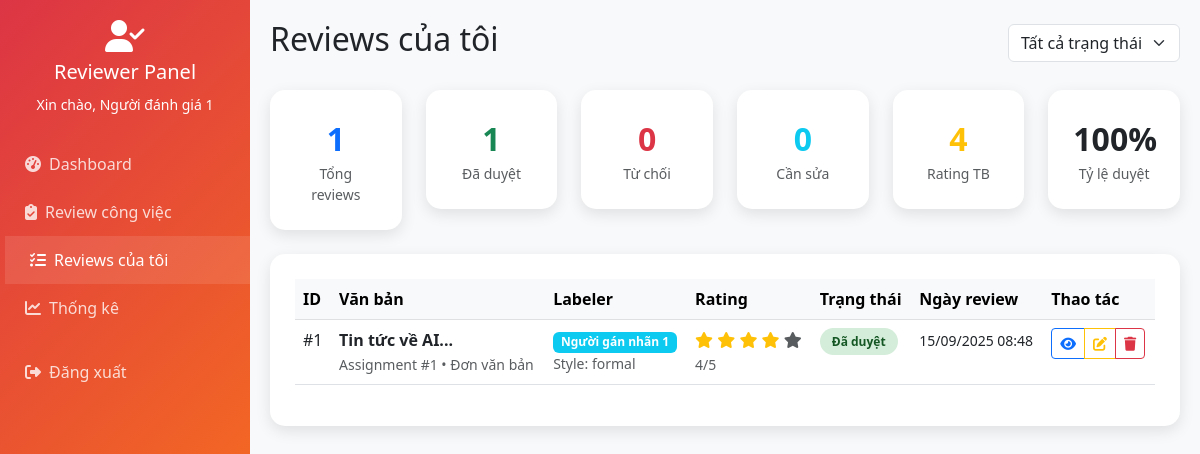
The page /reviewer/my_reviews.php (signed in) on the database its author committed.
### tables this page shows
CREATE TABLE reviews (
    id INT AUTO_INCREMENT PRIMARY KEY,
    assignment_id INT NOT NULL,
    reviewer_id INT NOT NULL,
    rating INT CHECK (rating >= 1 AND rating <= 5),
    comments TEXT,
    feedback JSON,
    status ENUM('pending', 'approved', 'rejected', 'needs_revision') DEFAULT 'pending',
    created_at TIMESTAMP DEFAULT CURRENT_TIMESTAMP,
    updated_at TIMESTAMP DEFAULT CURRENT_TIMESTAMP ON UPDATE CURRENT_TIMESTAMP,
    FOREIGN KEY (assignment_id) REFERENCES assignments(id) ON DELETE CASCADE,
    FOREIGN KEY (reviewer_id) REFERENCES users(id) ON DELETE CASCADE
);

CREATE TABLE assignments (
    id INT AUTO_INCREMENT PRIMARY KEY,
    user_id INT NOT NULL,
    document_id INT NULL,
    group_id INT NULL,
    type ENUM('single', 'multi') NOT NULL,
    status ENUM('pending', 'in_progress', 'completed', 'reviewed') DEFAULT 'pending',
    assigned_by INT NOT NULL,
    deadline DATE NULL,
    notes TEXT,
    created_at TIMESTAMP DEFAULT CURRENT_TIMESTAMP,
    updated_at TIMESTAMP DEFAULT CURRENT_TIMESTAMP ON UPDATE CURRENT_TIMESTAMP,
    FOREIGN KEY (user_id) REFERENCES users(id) ON DELETE CASCADE,
    FOREIGN KEY (document_id) REFERENCES documents(id) ON DELETE CASCADE,
    FOREIGN KEY (group_id) REFERENCES document_groups(id) ON DELETE CASCADE,
    FOREIGN KEY (assigned_by) REFERENCES users(id) ON DELETE CASCADE,
    CHECK ((document_id IS NOT NULL AND group_id IS NULL AND type = 'single') OR 
           (document_id IS NULL AND group_id IS NOT NULL AND type = 'multi'))
);

CREATE TABLE users (
    id INT AUTO_INCREMENT PRIMARY KEY,
    username VARCHAR(50) UNIQUE NOT NULL,
    password VARCHAR(255) NOT NULL,
    full_name VARCHAR(100) NOT NULL,
    email VARCHAR(100),
    role ENUM('admin', 'labeler', 'reviewer') NOT NULL,
    status ENUM('active', 'inactive') DEFAULT 'active',
    created_at TIMESTAMP DEFAULT CURRENT_TIMESTAMP,
    updated_at TIMESTAMP DEFAULT CURRENT_TIMESTAMP ON UPDATE CURRENT_TIMESTAMP
);

CREATE TABLE labeling_results (
    id INT AUTO_INCREMENT PRIMARY KEY,
    assignment_id INT NOT NULL,
    document_id INT NOT NULL,
    selected_sentences JSON,
    writing_style VARCHAR(100),
    edited_summary TEXT,
    step1_completed BOOLEAN DEFAULT FALSE,
    step2_completed BOOLEAN DEFAULT FALSE,
    step3_completed BOOLEAN DEFAULT FALSE,
    auto_saved_at TIMESTAMP NULL,
    completed_at TIMESTAMP NULL,
    created_at TIMESTAMP DEFAULT CURRENT_TIMESTAMP,
    updated_at TIMESTAMP DEFAULT CURRENT_TIMESTAMP ON UPDATE CURRENT_TIMESTAMP,
    FOREIGN KEY (assignment_id) REFERENCES assignments(id) ON DELETE CASCADE,
    FOREIGN KEY (document_id) REFERENCES documents(id) ON DELETE CASCADE
);

### includes/auth.php (called while the page is built, shortened)
<?php
function isLoggedIn() {
    return isset($_SESSION['user_id']) && isset($_SESSION['role']);
}
function getCurrentUser() {
    return [
        'id' => $_SESSION['user_id'],
        'username' => $_SESSION['username'] ?? '',
        'role' => $_SESSION['role'],
        'full_name' => $_SESSION['full_name'] ?? ''
    ];
}
?>

### reviewer/my_reviews.php (the view, shortened to what this page needs)
<?php
require_once '../includes/auth.php';
$database = new Database();
$db = $database->getConnection();
$current_user = getCurrentUser();
$filter_status = $_GET['status'] ?? '';
$page = isset($_GET['page']) ? intval($_GET['page']) : 1;
$limit = 10;
$offset = ($page - 1) * $limit;
$reviews = [];
try {
    $where_clause = "r.reviewer_id = ?";
    $params = [$current_user['id']];
    $query = "SELECT r.*, a.id as assignment_id, a.type as assignment_type,
                     CASE
                         WHEN a.type = 'single' THEN d.title
                         WHEN a.type = 'multi' THEN dg.title
                     END as document_title,
                     u.full_name as labeler_name,
                     lr.step1_completed, lr.step2_completed, lr.step3_completed,
                     lr.writing_style, lr.completed_at
              FROM reviews r
              JOIN assignments a ON r.assignment_id = a.id
              LEFT JOIN documents d ON a.document_id = d.id AND a.type = 'single'
              LEFT JOIN document_groups dg ON a.group_id = dg.id AND a.type = 'multi'
              JOIN users u ON a.user_id = u.id
              LEFT JOIN labeling_results lr ON a.id = lr.assignment_id
              WHERE $where_clause
              ORDER BY r.created_at DESC
              LIMIT $limit OFFSET $offset";
    $stmt = $db->prepare($query);
    $stmt->execute($params);
    $reviews = $stmt->fetchAll(PDO::FETCH_ASSOC);
} catch (Exception $e) {
    $error_message = 'Lỗi khi lấy danh sách reviews: ' . $e->getMessage();
}
$stats = [];
try {
    $query = "SELECT
                COUNT(*) as total,
                AVG(rating) as avg_rating,
                SUM(CASE WHEN status = 'approved' THEN 1 ELSE 0 END) as approved,
                SUM(CASE WHEN status = 'rejected' THEN 1 ELSE 0 END) as rejected,
                SUM(CASE WHEN status = 'needs_revision' THEN 1 ELSE 0 END) as needs_revision
              FROM reviews WHERE reviewer_id = ?";
    $stmt = $db->prepare($query);
    $stmt->execute([$current_user['id']]);
    $stats = $stmt->fetch(PDO::FETCH_ASSOC);
} catch (Exception $e) {
    $stats = ['total' => 0, 'avg_rating' => 0, 'approved' => 0, 'rejected' => 0, 'needs_revision' => 0];
}
?>
<!DOCTYPE html>
<html lang="vi">
<head>
    <link href="https://cdnjs.cloudflare.com/ajax/libs/bootstrap/5.3.0/css/bootstrap.min.css" rel="stylesheet">
    <link href="https://cdnjs.cloudflare.com/ajax/libs/font-awesome/6.4.0/css/all.min.css" rel="stylesheet">
</head>
<body>
    <nav class="sidebar">
        <div class="text-center text-white mb-4">
            <i class="fas fa-user-check fa-2x mb-2"></i>
            <h5>Reviewer Panel</h5>
            <small>Xin chào, <?php echo htmlspecialchars($current_user['full_name']); ?></small>
        </div>
        <ul class="nav flex-column">
            <li class="nav-item">
                <a class="nav-link" href="dashboard.php">
                    <i class="fas fa-tachometer-alt me-2"></i>Dashboard
                </a>
            </li>
            <li class="nav-item">
                <a class="nav-link" href="review.php">
                    <i class="fas fa-clipboard-check me-2"></i>Review công việc
                </a>
            </li>
            <li class="nav-item">
                <a class="nav-link active" href="my_reviews.php">
                    <i class="fas fa-list-check me-2"></i>Reviews của tôi
                </a>
            </li>
            <li class="nav-item">
                <a class="nav-link" href="statistics.php">
                    <i class="fas fa-chart-line me-2"></i>Thống kê
                </a>
            </li>
            <li class="nav-item mt-3">
                <a class="nav-link" href="../logout.php">
                    <i class="fas fa-sign-out-alt me-2"></i>Đăng xuất
                </a>
            </li>
        </ul>
    </nav>
    <div class="main-content">
        <div class="d-flex justify-content-between align-items-center mb-4">
            <h2 class="text-dark">Reviews của tôi</h2>
            <div class="d-flex gap-2">
                <select class="form-select" onchange="filterByStatus(this.value)">
                    <option value="">Tất cả trạng thái</option>
                </select>
            </div>
        </div>
        <div class="row mb-4">
            <div class="col-md-2">
                <div class="content-card text-center">
                    <div class="stat-number text-primary"><?php echo $stats['total']; ?></div>
                    <div class="text-muted small">Tổng reviews</div>
                </div>
            </div>
            <div class="col-md-2">
                <div class="content-card text-center">
                    <div class="stat-number text-success"><?php echo $stats['approved']; ?></div>
                    <div class="text-muted small">Đã duyệt</div>
                </div>
            </div>
            <div class="col-md-2">
                <div class="content-card text-center">
                    <div class="stat-number text-danger"><?php echo $stats['rejected']; ?></div>
                    <div class="text-muted small">Từ chối</div>
                </div>
            </div>
            <div class="col-md-2">
                <div class="content-card text-center">
                    <div class="stat-number text-info"><?php echo $stats['needs_revision']; ?></div>
                    <div class="text-muted small">Cần sửa</div>
                </div>
            </div>
            <div class="col-md-2">
                <div class="content-card text-center">
                    <div class="stat-number text-warning"><?php echo $stats['avg_rating'] ? round($stats['avg_rating'], 1) : 0; ?></div>
                    <div class="text-muted small">Rating TB</div>
                </div>
            </div>
            <div class="col-md-2">
                <div class="content-card text-center">
                    <div class="stat-number text-dark">
                        <?php echo $stats['total'] > 0 ? round(($stats['approved'] / $stats['total']) * 100, 1) : 0; ?>%
                    </div>
                    <div class="text-muted small">Tỷ lệ duyệt</div>
                </div>
            </div>
        </div>
        <div class="content-card">
            <?php if (empty($reviews)): ?>
                <div class="text-center text-muted py-5">
                    <i class="fas fa-clipboard-list fa-3x mb-3"></i>
                    <h5>Không có review nào</h5>
                    <p>
                        <?php if ($filter_status): ?>
                            Không có review nào với trạng thái "<?php echo ucfirst($filter_status); ?>".
                        <?php else: ?>
                            Bạn chưa thực hiện review nào.
                        <?php endif; ?>
                    </p>
                    <?php if ($filter_status): ?>
                        <a href="my_reviews.php" class="btn btn-primary">Xem tất cả reviews</a>
                    <?php else: ?>
                        <a href="review.php" class="btn btn-primary">Bắt đầu review</a>
                    <?php endif; ?>
                </div>
            <?php else: ?>
                <div class="table-responsive">
                    <table class="table table-hover">
                        <thead class="table-light">
                            <tr>
                                <th>ID</th>
                                <th>Văn bản</th>
                                <th>Labeler</th>
                                <th>Rating</th>
                                <th>Trạng thái</th>
                                <th>Ngày review</th>
                                <th>Thao tác</th>
                            </tr>
                        </thead>
                        <tbody>
                            <?php foreach ($reviews as $review): ?>
                                <tr>
                                    <td>#<?php echo $review['id']; ?></td>
                                    <td>
                                        <div class="fw-bold">
                                            <?php echo htmlspecialchars(substr($review['document_title'] ?: 'Không có tiêu đề', 0, 30)); ?>...
                                        </div>
                                        <small class="text-muted">
                                            Assignment #<?php echo $review['assignment_id']; ?> •
                                            <?php echo $review['assignment_type'] == 'single' ? 'Đơn văn bản' : 'Đa văn bản'; ?>
                                        </small>
                                    </td>
                                    <td>
                                        <span class="badge bg-info">
                                            <?php echo htmlspecialchars($review['labeler_name']); ?>
                                        </span>
                                        <?php if ($review['writing_style']): ?>
                                            <small class="text-muted d-block">Style: <?php echo htmlspecialchars($review['writing_style']); ?></small>
                                        <?php endif; ?>
                                    </td>
                                    <td>
                                        <div class="rating-stars">
                                            <?php for ($i = 1; $i <= 5; $i++): ?>
                                                <i class="fas fa-star <?php echo $i <= $review['rating'] ? '' : 'text-muted'; ?>"></i>
                                            <?php endfor; ?>
                                        </div>
                                        <small class="text-muted"><?php echo $review['rating']; ?>/5</small>
                                    </td>
                                    <td>
                                        <?php
                                        $status_class = 'status-' . $review['status'];
                                        $status_text = '';
                                        switch ($review['status']) {
                                            case 'approved':
                                                $status_text = 'Đã duyệt';
                                                break;
                                        }
                                        ?>
                                        <span class="status-badge <?php echo $status_class; ?>">
                                            <?php echo $status_text; ?>
                                        </span>
                                    </td>
                                    <td>
                                        <small><?php echo date('d/m/Y H:i', strtotime($review['created_at'])); ?></small>
                                    </td>
                                    <td>
                                        <div class="btn-group btn-group-sm">
                                            <button class="btn btn-outline-primary" onclick="viewReview(<?php echo htmlspecialchars(json_encode($review)); ?>)">
                                                <i class="fas fa-eye"></i>
                                            </button>
                                            <button class="btn btn-outline-warning" onclick="editReview(<?php echo htmlspecialchars(json_encode($review)); ?>)">
                                                <i class="fas fa-edit"></i>
                                            </button>
                                            <button class="btn btn-outline-danger" onclick="deleteReview(<?php echo $review['id']; ?>)">
                                                <i class="fas fa-trash"></i>
                                            </button>
                                        </div>
                                    </td>
                                </tr>
                            <?php endforeach; ?>
                        </tbody>
                    </table>
                </div>
            <?php endif; ?>
        </div>
    </div>
</body>
</html>

### reviewer/my_reviews.php (style rules this page uses)
body { background: #f8f9fa; font-family: 'Segoe UI', sans-serif; }
.sidebar { background: linear-gradient(135deg, #dc3545 0%, #fd7e14 100%); min-height: 100vh; position: fixed; left: 0; top: 0; width: 250px; padding: 20px 0; z-index: 1000; }
.main-content { margin-left: 250px; padding: 20px; }
.nav-link { color: rgba(255,255,255,0.8); padding: 12px 25px; border-radius: 0; transition: all 0.3s ease; }
.nav-link:hover, .nav-link.active { background: rgba(255,255,255,0.1); color: white; transform: translateX(5px); }
.content-card { background: white; border-radius: 15px; padding: 25px; box-shadow: 0 5px 15px rgba(0,0,0,0.1); border: none; }
.status-badge { padding: 5px 12px; border-radius: 20px; font-size: 12px; font-weight: 600; }
.status-approved { background: #d4edda; color: #155724; }
.stat-number { font-size: 2rem; font-weight: bold; }
.rating-stars { color: #ffc107; }

### rows shown on the page
reviews: id "1", document_title "Tin tức về AI", assignment "1", users.full_name "Người gán nhãn 1", labeling_results.writing_style "formal", rating "4", status "Đã duyệt", created_at "15/09/2025 08:48"

### other values the page prints
$current_user['full_name'] "Người đánh giá 1"
$stats['total'] "1"
$stats['approved'] "1"
$stats['rejected'] "0"
$stats['needs_revision'] "0"
$stats['avg_rating'] "4"
